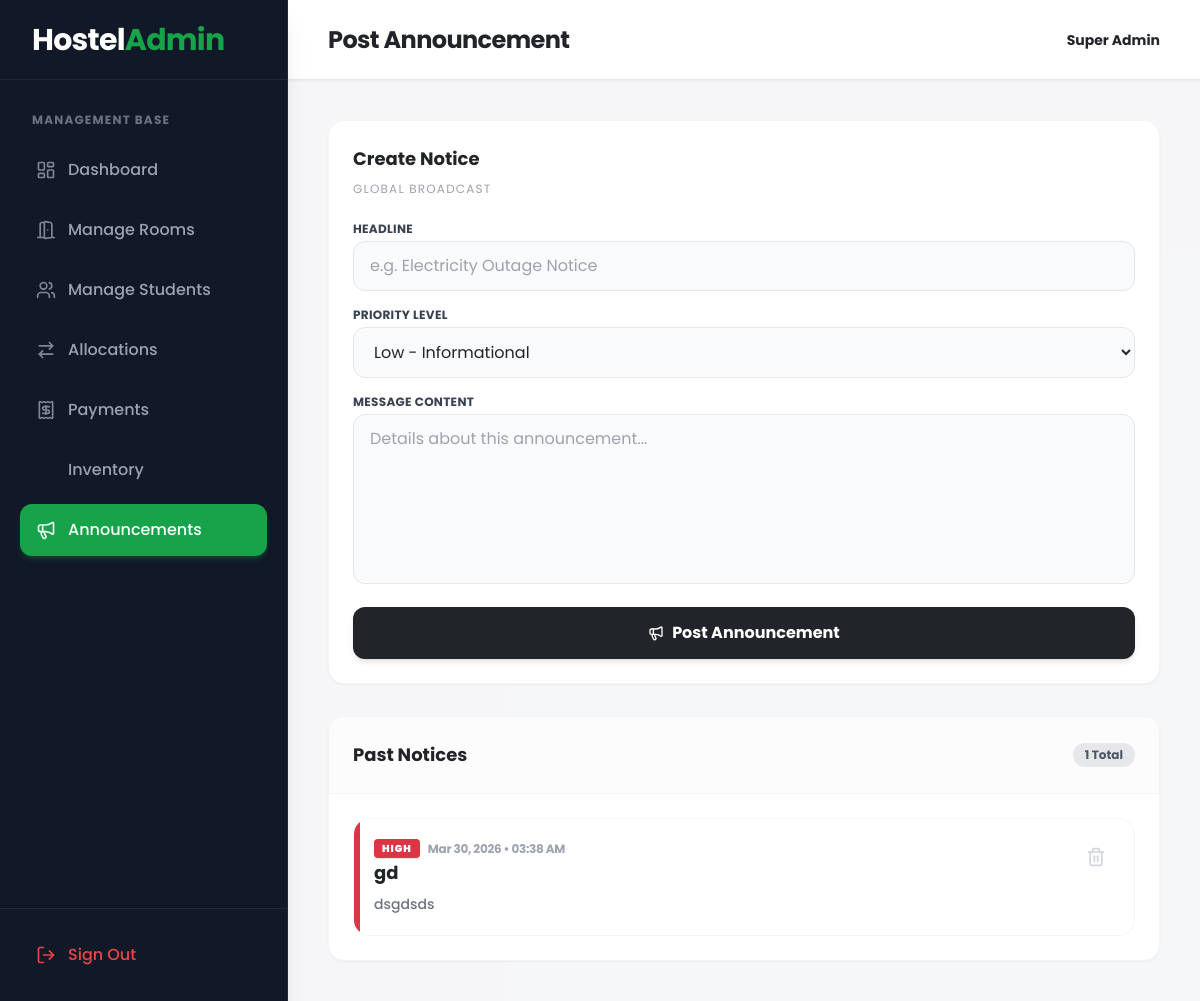
The page /admin/announcements.php (signed in) on the database its author committed.
### tables this page shows
CREATE TABLE `announcements` (
  `id` int(11) NOT NULL,
  `title` varchar(255) NOT NULL,
  `content` text NOT NULL,
  `priority` enum('Low','Medium','High') DEFAULT 'Low',
  `created_at` timestamp NOT NULL DEFAULT current_timestamp()
);

### admin/announcements.php (the view, shortened to what this page needs)
<?php
require_once '../config/database.php';
$announcements_sql = "SELECT * FROM announcements ORDER BY created_at DESC";
$announcements_res = mysqli_query($conn, $announcements_sql);
$announcements = [];
if($announcements_res) {
    while($row = mysqli_fetch_assoc($announcements_res)) {
        $announcements[] = $row;
    }
}
?>
<!DOCTYPE html>
<html lang="en">
<head>
    <script src="https://cdn.tailwindcss.com"></script>
    <link rel="stylesheet" href="https://cdnjs.cloudflare.com/ajax/libs/animate.css/4.1.1/animate.min.css"/>
</head>
<body class="bg-gray-50 font-sans text-dark flex h-screen overflow-hidden antialiased">
    <?php include '../includes/admin_sidebar.php'; ?>
    <main class="flex-1 flex flex-col h-full overflow-hidden z-10 w-full">
        <header class="h-20 bg-white shadow-sm flex items-center justify-between px-6 lg:px-10 border-b border-gray-200 z-10">
            <div class="flex items-center gap-4">
                <h1 class="text-2xl font-bold text-dark hidden sm:block tracking-tight">Post Announcement</h1>
            </div>
            <div class="flex items-center gap-4">
                <p class="font-bold text-dark text-sm"><?php echo htmlspecialchars($_SESSION['fullname']); ?></p>
            </div>
        </header>
        <div class="flex-1 overflow-y-auto p-6 lg:p-10 bg-gray-100/50">
            <div class="grid grid-cols-1 xl:grid-cols-3 gap-8">
                <div class="xl:col-span-1">
                    <div class="bg-white rounded-2xl animate__animated animate__fadeInUp p-6 shadow-sm border border-gray-100">
                        <h3 class="font-bold text-dark text-lg mb-2">Create Notice</h3>
                        <p class="text-xs text-gray-400 mb-6 uppercase tracking-widest">Global Broadcast</p>
                        <form action="../actions/announcement_action.php" method="POST" class="space-y-4">
                            <div>
                                <label class="block text-xs font-bold text-gray-700 mb-1 uppercase tracking-wide">Headline</label>
                                <input type="text" name="title" required placeholder="e.g. Electricity Outage Notice"
                                    class="w-full px-4 py-3 rounded-xl border border-gray-200 bg-gray-50 focus:bg-white focus:outline-none focus:ring-2 focus:ring-primary/50 transition">
                            </div>
                            <div>
                                <label class="block text-xs font-bold text-gray-700 mb-1 uppercase tracking-wide">Priority Level</label>
                                <select name="priority" class="w-full px-4 py-3 rounded-xl border border-gray-200 bg-gray-50 focus:bg-white focus:outline-none focus:ring-2 focus:ring-primary/50 transition">
                                    <option value="Low">Low - Informational</option>
                                </select>
                            </div>
                            <div>
                                <label class="block text-xs font-bold text-gray-700 mb-1 uppercase tracking-wide">Message Content</label>
                                <textarea name="content" rows="6" required placeholder="Details about this announcement..."
                                    class="w-full px-4 py-3 rounded-xl border border-gray-200 bg-gray-50 focus:bg-white focus:outline-none focus:ring-2 focus:ring-primary/50 transition resize-none"></textarea>
                            </div>
                            <button type="submit" class="w-full flex justify-center items-center gap-2 bg-dark hover:bg-gray-800 text-white font-bold py-3.5 px-6 rounded-xl transition shadow-md mt-6">
                                <i data-lucide="megaphone" class="w-4 h-4"></i> Post Announcement
                            </button>
                        </form>
                    </div>
                </div>
                <div class="xl:col-span-2">
                    <div class="bg-white rounded-2xl animate__animated animate__fadeInUp animate__delay-1s shadow-sm border border-gray-100 overflow-hidden h-full flex flex-col">
                        <div class="p-6 border-b border-gray-100 bg-gray-50/50 flex justify-between items-center">
                            <h3 class="font-bold text-dark text-lg">Past Notices</h3>
                            <span class="bg-gray-200 text-gray-600 font-bold px-3 py-1 rounded-full text-xs"><?php echo count($announcements); ?> Total</span>
                        </div>
                        <div class="flex-1 overflow-auto p-6 space-y-4">
                            <?php if(empty($announcements)): ?>
                                <div class="p-12 text-center">
                                    <i data-lucide="inbox" class="w-12 h-12 text-gray-300 mx-auto mb-3"></i>
                                    <h3 class="text-lg font-bold text-gray-400">No announcements yet</h3>
                                    <p class="text-sm text-gray-400 mt-1">Broadcast important news to all your students.</p>
                                </div>
                            <?php else: ?>
                                <?php foreach($announcements as $a): ?>
                                    <div class="group bg-white border border-gray-100 hover:border-primary/30 rounded-2xl p-5 transition-all duration-300 hover:shadow-md relative overflow-hidden">
                                        <?php
                                            $priorityColor = 'bg-gray-400';
                                            if($a['priority'] == 'High') $priorityColor = 'bg-danger shadow-red-500/20';
                                            elseif($a['priority'] == 'Medium') $priorityColor = 'bg-warning shadow-yellow-500/20';
                                            else $priorityColor = 'bg-primary shadow-green-500/20';
                                        ?>
                                        <div class="absolute top-0 left-0 w-1.5 h-full <?php echo $priorityColor; ?>"></div>
                                        <div class="flex justify-between items-start">
                                            <div>
                                                <div class="flex items-center gap-2 mb-1">
                                                    <span class="px-2 py-0.5 rounded text-[10px] font-black uppercase tracking-widest text-white <?php echo $priorityColor; ?> shadow-sm">
                                                        <?php echo $a['priority']; ?>
                                                    </span>
                                                    <span class="text-xs text-gray-400 font-bold tracking-tight">
                                                        <?php echo date('M d, Y • h:i A', strtotime($a['created_at'])); ?>
                                                    </span>
                                                </div>
                                                <h4 class="font-bold text-dark text-lg leading-tight mb-2"><?php echo htmlspecialchars($a['title']); ?></h4>
                                                <p class="text-sm text-gray-500 leading-relaxed font-medium">
                                                    <?php echo nl2br(htmlspecialchars($a['content'])); ?>
                                                </p>
                                            </div>
                                            <form action="../actions/announcement_action.php" method="POST" class="inline" onsubmit="return confirm('Remove this announcement?');">
                                                <button type="submit" class="p-2 text-gray-300 hover:text-danger hover:bg-red-50 rounded-xl transition">
                                                    <i data-lucide="trash-2" class="w-5 h-5"></i>
                                                </button>
                                            </form>
                                        </div>
                                    </div>
                                <?php endforeach; ?>
                            <?php endif; ?>
                        </div>
                    </div>
                </div>
            </div>
        </div>
    </main>
</body>
</html>

### rows shown on the page
announcements: priority "HIGH", created_at "Mar 30, 2026 • 03:38 AM", title "gd", content "dsgdsds"

### other values the page prints
$item['label'] "Dashboard"
$item['label'] "Manage Rooms"
$item['label'] "Manage Students"
$item['label'] "Allocations"
$item['label'] "Payments"
$item['label'] "Inventory"
$item['label'] "Announcements"
$_SESSION['fullname'] "Super Admin"
count($announcements) "1"
